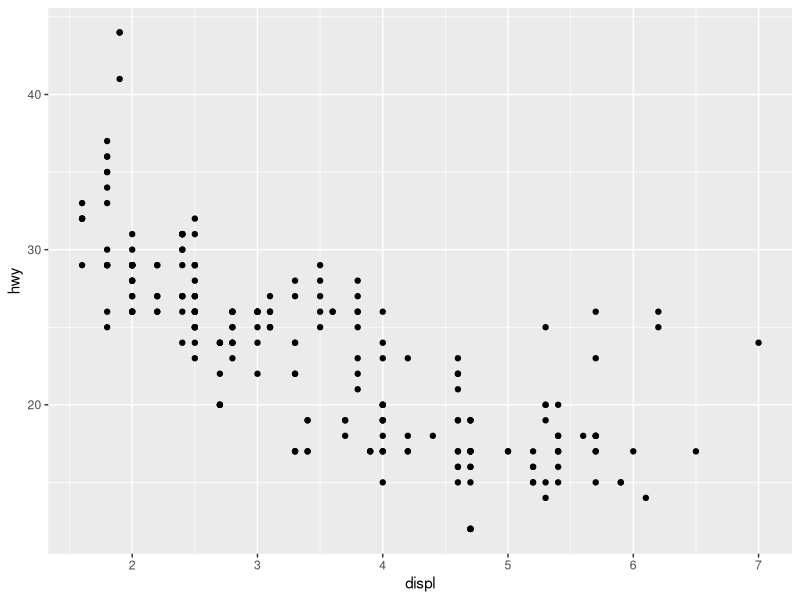
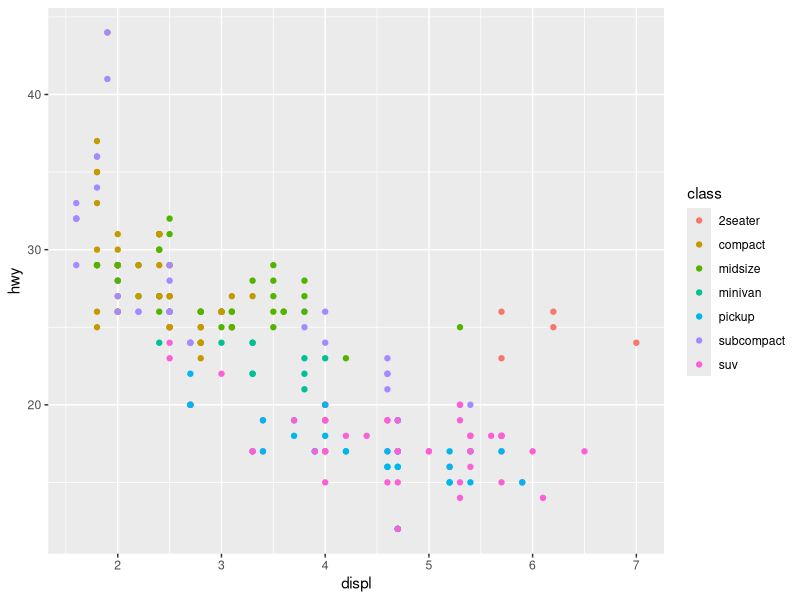
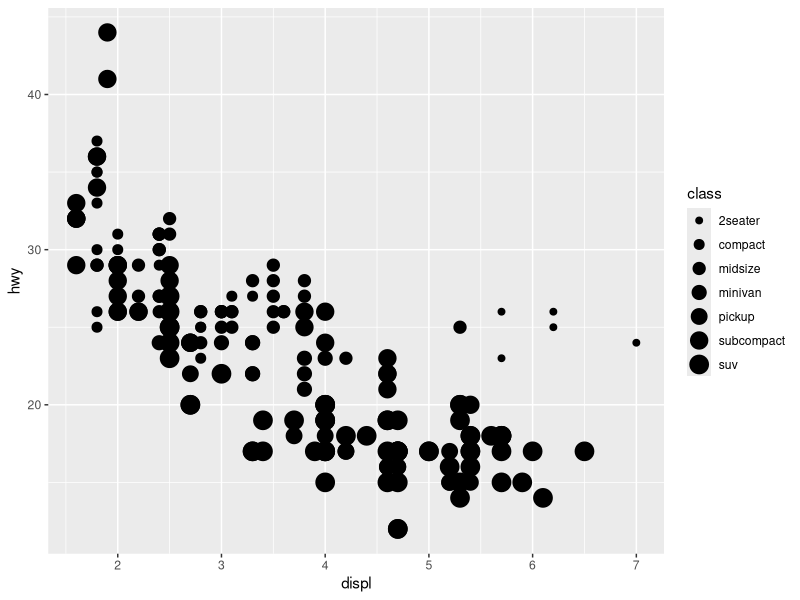
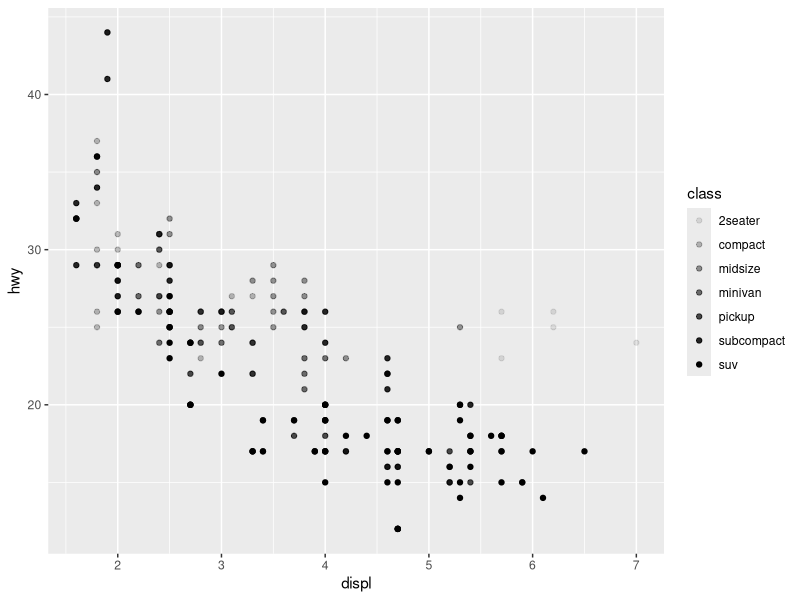
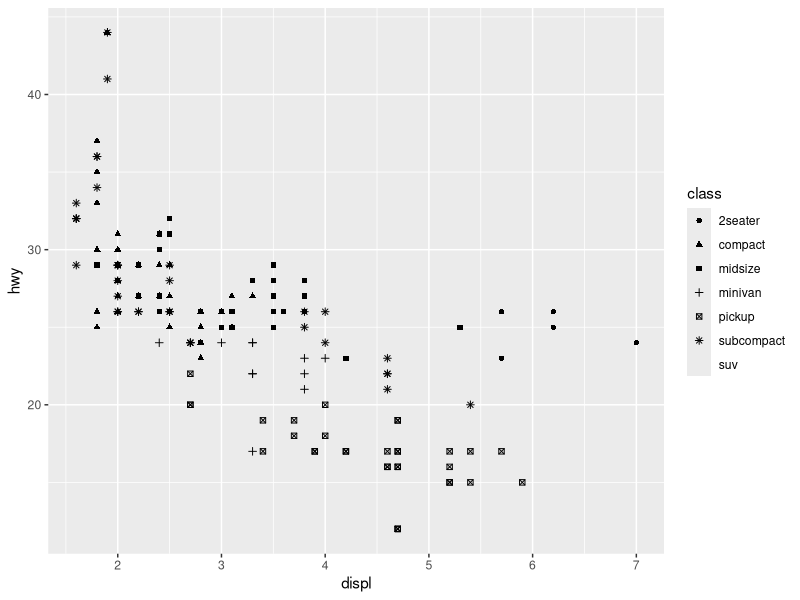
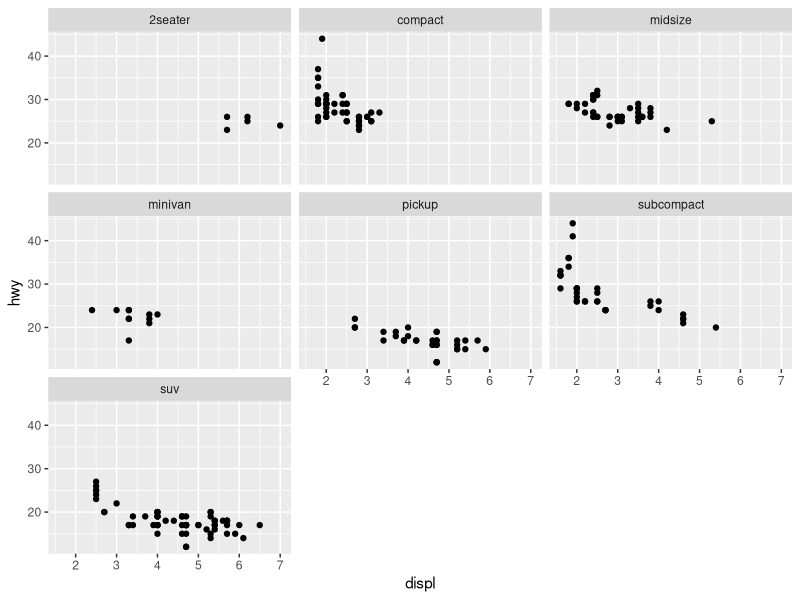
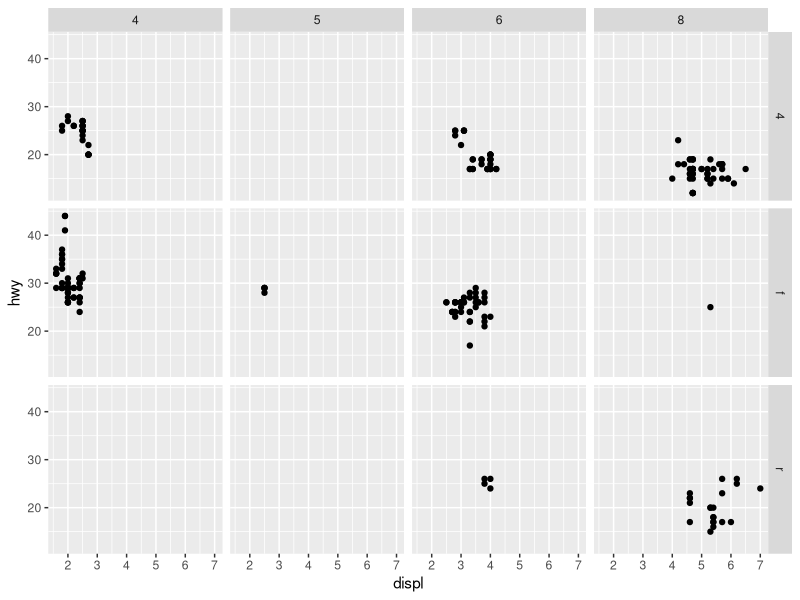
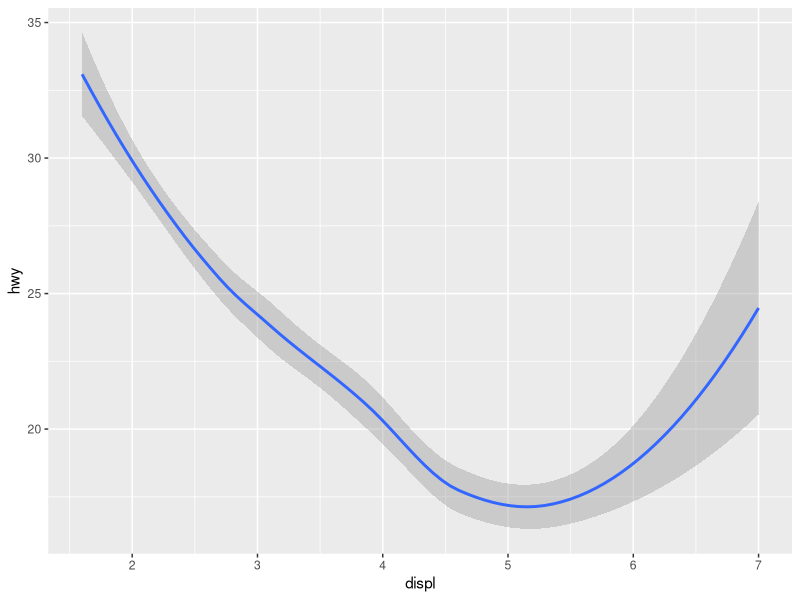

Source code (R) for these figures, in order:
# 1.1. Vizualizarea datelor

library(tidyverse)
library(ggplot2)

# setul de date
mpg
?mpg
class(mpg)
dim(mpg)
head(mpg)
tail(mpg)

# 1. Crearea obiectelor ggplot

ggplot(data=mpg, aes(x = displ, y = hwy))+
  geom_point()

# 2. Cartatea estetica

# culori = clasa
ggplot(data=mpg, aes(x = displ, y = hwy, color = class))+
  geom_point()
# marime = clasa
ggplot(data=mpg, aes(x = displ, y = hwy, size = class))+
  geom_point() # avem o avertizare
# utilizam parametrul alpha - transparenta
ggplot(data=mpg, aes(x = displ, y = hwy, alpha = class))+
  geom_point() # iarasi avertizare!
# forma ! o cale mai buna de explimare
ggplot(data=mpg, aes(x = displ, y = hwy, shape = class))+
  geom_point() # avem si aici avertizare!

# 3. Fațete

# o variabila = class
ggplot(data = mpg)+
  geom_point(aes(x = displ, y = hwy))+
  facet_wrap(~ class, nrow = 3) 

# doua variabile = drv~cyl
ggplot(data = mpg)+
  geom_point(aes(x = displ, y = hwy))+
  facet_grid(drv ~ cyl)

# 4. Geom

ggplot(data = mpg)+
  geom_smooth(aes(x = displ, y = hwy))
ggplot(data = mpg)+
  geom_point(aes(x = displ, y = hwy))

# exemplu geom = tip linie
ggplot(data = mpg)+
  geom_smooth(aes(x = displ, y = hwy, linetype = drv))

# aditia stratificata a geoamelor
ggplot(data = mpg, aes(x = displ, y = hwy))+
  geom_point()+
  geom_smooth()

# aditia cartarilor in geomuri
ggplot(data = mpg, aes(x = displ, y = hwy))+
  geom_point(aes(color = class))+
  geom_smooth()

# manipularea datelor + sraturi
ggplot(data = mpg, aes(x = displ, y = hwy))+
  geom_point(aes(color = class))+
  geom_smooth(data = filter(mpg, class == "subcompact"), se = T)

# 5. Transfomari statistice

#setul de datea diamonds
?diamonds

ggplot(data = diamonds)+
  geom_bar(aes(x = cut))

# sumar = numar/proportie
ggplot(data = diamonds)+
  stat_count(aes(x = cut))

ggplot(data = diamonds)+
  geom_bar(aes(x = cut, y = stat(prop), group = 1))

# date sumare

ggplot(data = diamonds)+
  stat_summary(
    mapping = aes(x = cut, y = depth),
    fun.min = min,
    fun.max = max,
    fun = median
  )

# culori

# colour
ggplot(data = diamonds)+
  geom_bar(aes(x = cut, colour = cut))

# fill
ggplot(data = diamonds)+
  geom_bar(aes(x = cut, fill = cut))

# culoare+alta variabila
ggplot(data = diamonds)+
  geom_bar(aes(x = cut, fill = clarity))

# identity
ggplot(data = diamonds, aes(x = cut, fill = clarity))+
  geom_bar(alpha = 1/4, position = "identity")

ggplot(data = diamonds, aes(x = cut, colour = clarity))+
  geom_bar(fill = NA, position = "identity")

# fill
ggplot(data = diamonds)+
  geom_bar(aes(x = cut, fill = clarity), position = "fill")

# dodge
ggplot(data = diamonds)+
  geom_bar(aes(x = cut, fill = clarity), position = "dodge")

# jitter
ggplot(data = mpg)+
  geom_point(aes(x = displ, y = hwy))

ggplot(data = mpg)+
  geom_point(aes(x = displ, y = hwy), position = "jitter")

# 6. Sisteme de coordonate

# + boxplot
ggplot(data = mpg, aes(x = class, y = hwy))+
  geom_boxplot()

# orizontal
ggplot(data = mpg, aes(x = class, y = hwy))+
  geom_boxplot()+
  coord_flip()

# harti
usa <- map_data("usa")

ggplot(usa, aes(long, lat, group = group))+
  geom_polygon(fill = "white", colour = "black")

ggplot(usa, aes(long, lat, group = group))+
  geom_polygon(fill = "white", colour = "black")+
  coord_quickmap()


# coord_polar
bar <- ggplot(data = diamonds)+
  geom_bar(aes(x = cut, fill = cut),
           show.legend = F, width = 1)+
  theme(aspect.ratio = 1)+
  labs(x = NULL, y = NULL)

bar + coord_flip()

bar + coord_polar()
